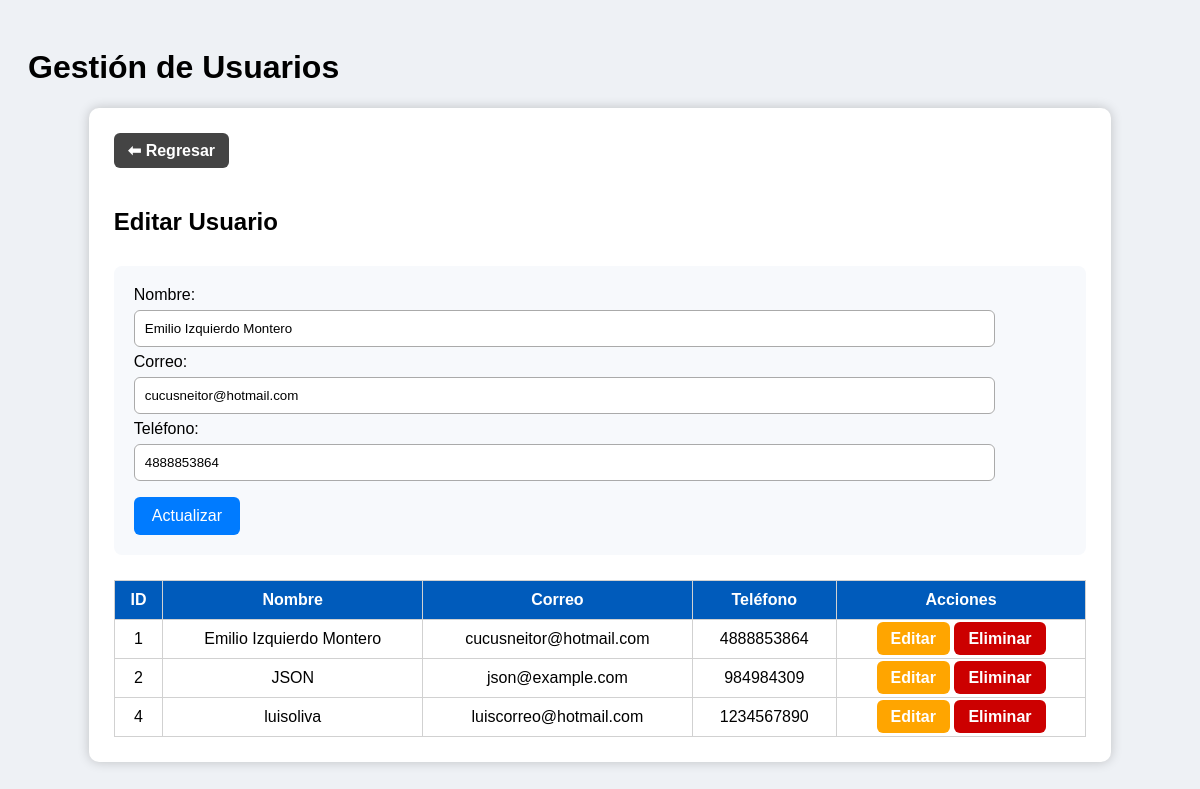
The page /PaginaLinux/usuariocrud.php?editar=1 on the database its author committed.
### tables this page shows
CREATE TABLE `Usuario` (
  `id_usuario` int(11) NOT NULL,
  `nombre` varchar(100) DEFAULT NULL,
  `correo` varchar(150) DEFAULT NULL,
  `telefono` varchar(20) DEFAULT NULL,
  `password` varchar(255) NOT NULL
);

### PaginaLinux/usuariocrud.php (the view, shortened to what this page needs)
<?php
$host = "127.0.0.1";
$user = "root";
$pass = "";
$db   = "tiendalinux";
$conexion = new mysqli($host, $user, $pass, $db);
$editando = null;
if (isset($_GET['editar'])) {
  $id_edit = intval($_GET['editar']);
  $stmt = $conexion->prepare("SELECT id_usuario, nombre, correo, telefono FROM Usuario WHERE id_usuario = ?");
  $stmt->bind_param("i", $id_edit);
  $stmt->execute();
  $res = $stmt->get_result();
  $editando = $res->fetch_assoc();
}
$resultado = $conexion->query("SELECT id_usuario, nombre, correo, telefono FROM Usuario ORDER BY id_usuario ASC");
?>
<!DOCTYPE html>
<html lang="es">
<head>
</head>
<body>
  <h1>Gestión de Usuarios</h1>
  <div class="contenedor">
    <a class="btn btn-volver" href="index.php">⬅ Regresar</a>
    <h2><?php echo $editando ? "Editar Usuario" : "Crear Usuario"; ?></h2>
    <form class="formulario" method="POST" action="usuariocrud.php">
      <label>Nombre:</label><br>
      <input type="text" name="nombre" required value="<?= htmlspecialchars($editando['nombre'] ?? '') ?>"><br>
      <label>Correo:</label><br>
      <input type="email" name="correo" required value="<?= htmlspecialchars($editando['correo'] ?? '') ?>"><br>
      <label>Teléfono:</label><br>
      <input type="text" name="telefono" required value="<?= htmlspecialchars($editando['telefono'] ?? '') ?>"><br>
      <?php if ($editando): ?>
        <button type="submit" name="actualizar">Actualizar</button>
      <?php else: ?>
        <button type="submit" name="crear">Crear</button>
      <?php endif; ?>
    </form>
    <table>
      <tr>
        <th>ID</th>
        <th>Nombre</th>
        <th>Correo</th>
        <th>Teléfono</th>
        <th>Acciones</th>
      </tr>
      <?php while ($fila = $resultado->fetch_assoc()): ?>
        <tr>
          <td><?= htmlspecialchars($fila['id_usuario']) ?></td>
          <td><?= htmlspecialchars($fila['nombre']) ?></td>
          <td><?= htmlspecialchars($fila['correo']) ?></td>
          <td><?= htmlspecialchars($fila['telefono']) ?></td>
          <td>
            <a class="btn btn-editar" href="?editar=<?= $fila['id_usuario'] ?>">Editar</a>
            <a class="btn btn-eliminar" href="?eliminar=<?= $fila['id_usuario'] ?>" onclick="return confirm('¿Seguro que quieres eliminar este usuario?');">Eliminar</a>
          </td>
        </tr>
      <?php endwhile; ?>
    </table>
  </div>
</body>
</html>

### PaginaLinux/usuariocrud.php (style rules this page uses)
body { font-family: Arial, sans-serif; background: #eef1f5; padding: 20px; }
.contenedor { width: 85%; margin: auto; background: white; padding: 25px; border-radius: 10px; box-shadow: 0 0 12px rgba(0, 0, 0, 0.2); }
table { width: 100%; border-collapse: collapse; margin-top: 25px; }
th, td { border: 1px solid #d1d1d1; padding: 10px; text-align: center; }
th { background: #005bbb; color: white; }
.btn { padding: 8px 14px; border-radius: 6px; text-decoration: none; color: white; font-weight: bold; }
.btn-editar { background: #ffa500; }
.btn-eliminar { background: #cc0000; }
.btn-volver { background: #444; margin-bottom: 20px; display: inline-block; }
.formulario { margin-top: 30px; padding: 20px; background: #f7f9fc; border-radius: 8px; }
input[type="text"], input[type="email"] { width: 90%; padding: 10px; margin: 6px 0; border: 1px solid #aaa; border-radius: 6px; }
button { background: #007bff; color: white; padding: 10px 18px; border: none; border-radius: 6px; cursor: pointer; font-size: 16px; margin-top: 10px; }

### rows shown on the page
usuario: nombre "Emilio Izquierdo Montero", correo "cucusneitor@hotmail.com", telefono "4888853864", id_usuario "1"
usuario: id_usuario "2", nombre "JSON", correo "json@example.com", telefono "984984309"
usuario: id_usuario "4", nombre "luisoliva", correo "luiscorreo@hotmail.com", telefono "1234567890"
